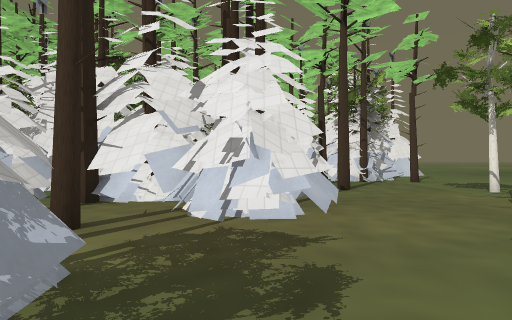
[1] (above)

24 first-person views from a walk through a 3-D level made in the Godot game engine. The camera is 1.4 m above the floor, looks level and sees 70° across. The floor is counted in squares, 2 m on a side. Each view is taken from the middle of a square. On the plan, view 1 faces up. The plan holds only what a view shows up to about 11 squares ahead; the rest is blank. The place goes on beyond the plan. Some surface patterns are stand-ins.

[2]
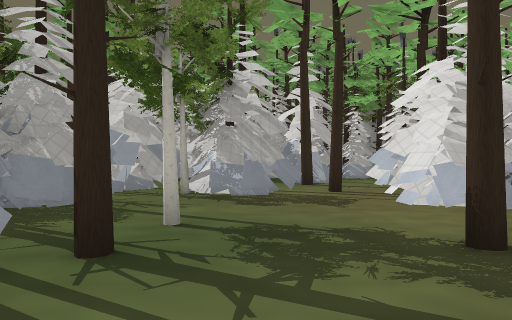

[3]
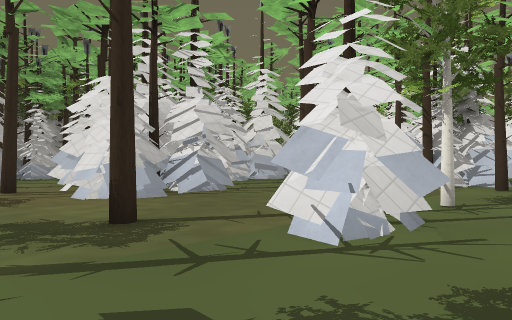

[4]
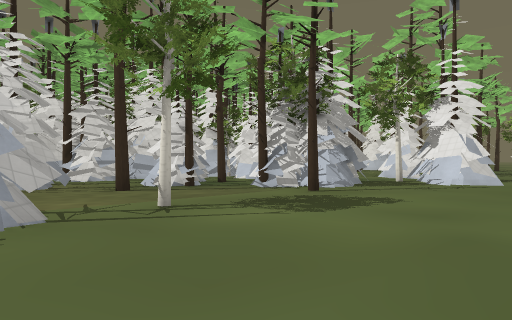

[5]
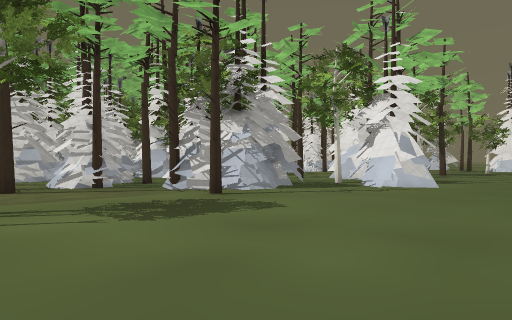

[6]
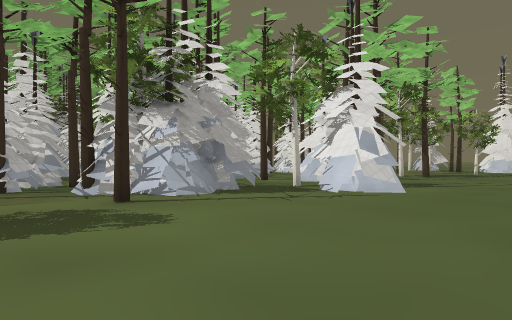

[7]
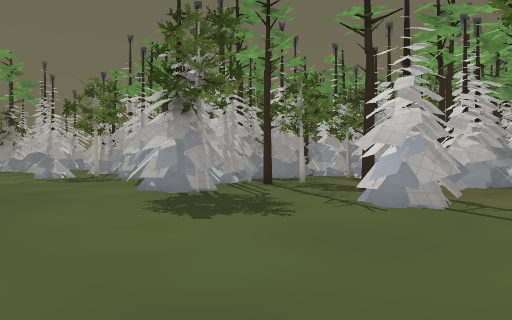

[8]
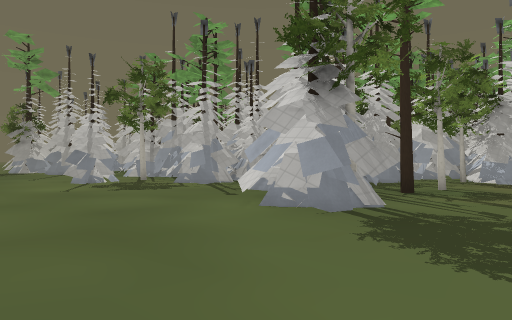

[9]
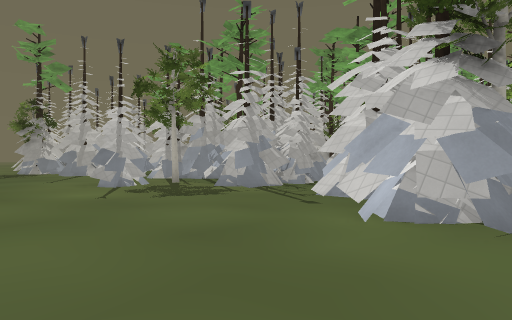

[10]
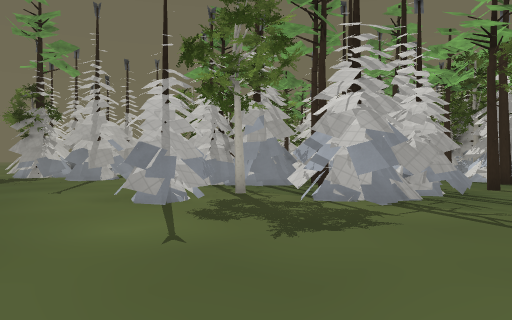

[11]
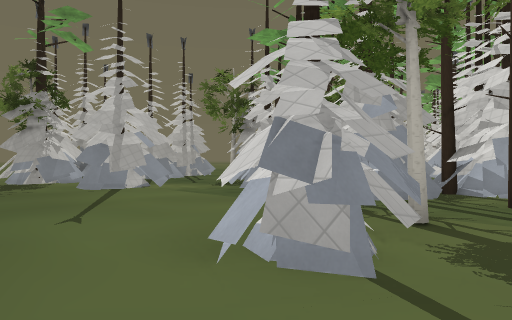

[12]
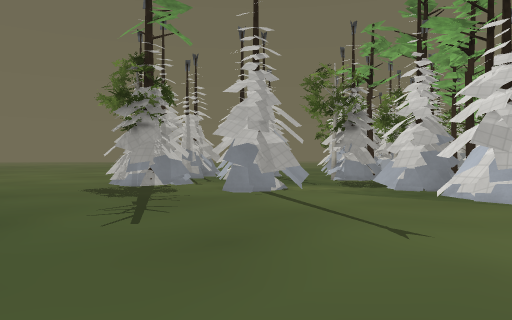

[13]
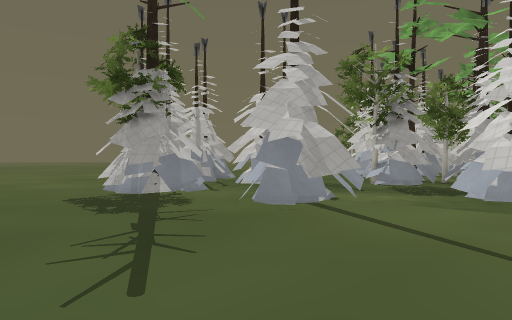

[14]
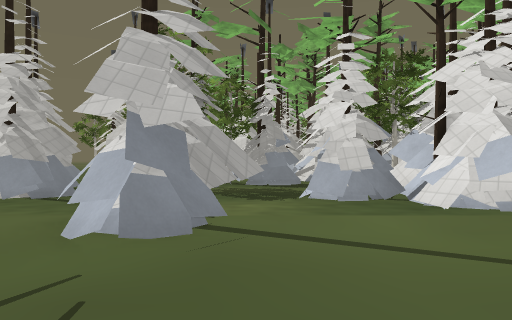

[15]
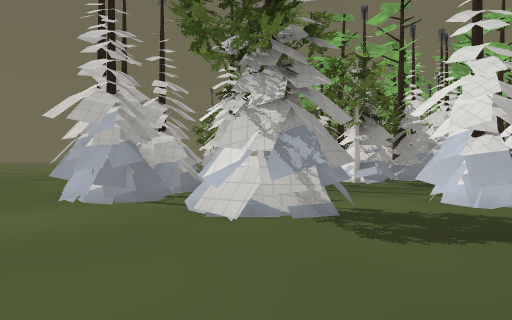

[16]
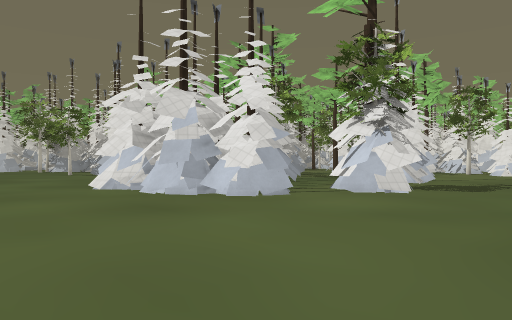

[17]
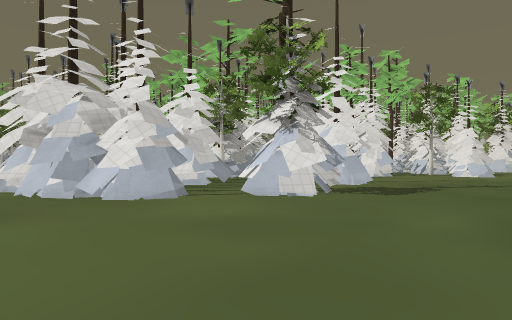

[18]
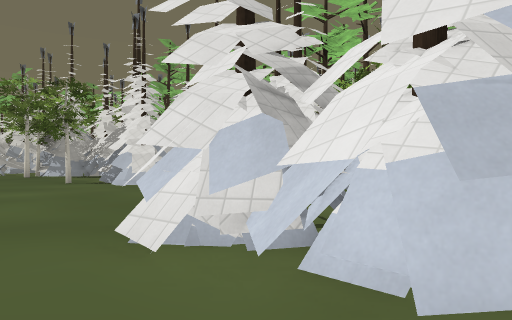

[19]
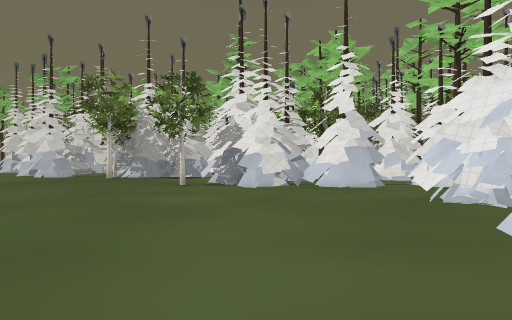

[20]
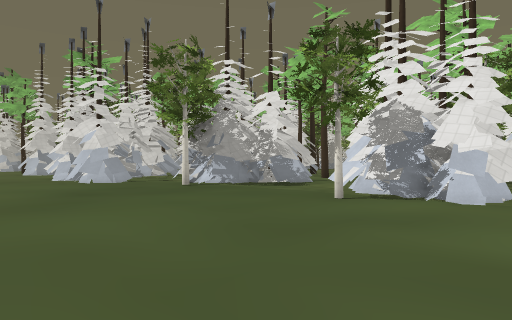

[21]
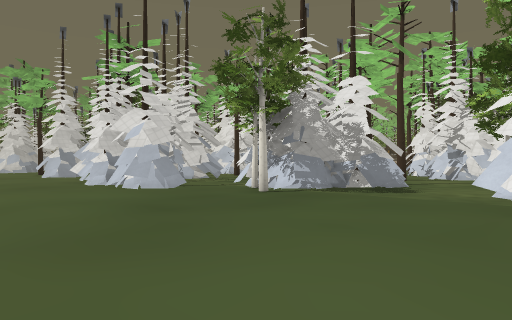

[22]
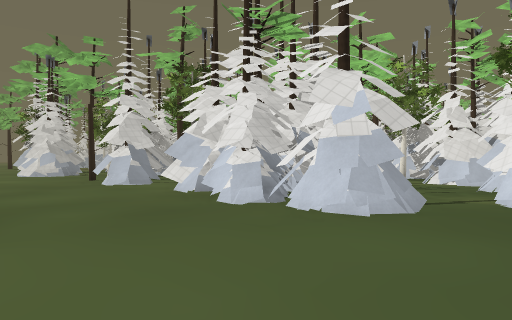

[23]
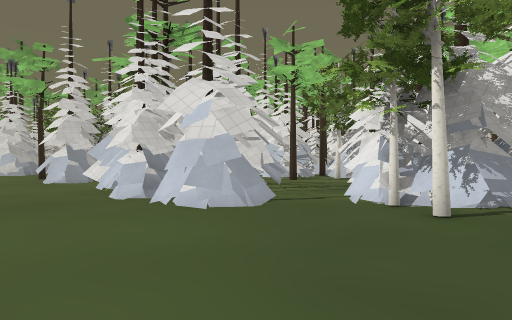

[24]
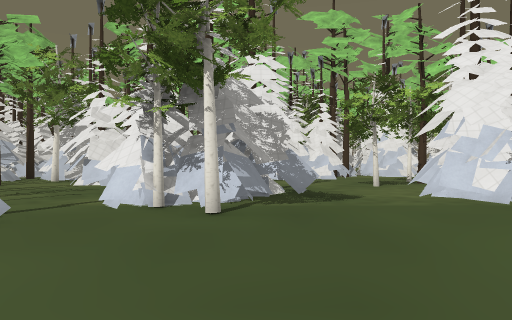

### Floor plan
Key: @ floor where view 1 was taken; # wall or solid block; . floor; ^ raised ledge; T pine tree.
Columns run from 23 left of view 1 to 11 right of it. Each row starts with its distance up from view 1.
 21                               ...
 20                               ...
 19                               ...
 18                                ..
 17                            ####...
 16                            #.##...
 15                            #......
 14                            #......
 13                            ##.....
 12                        ## T#T......
 11                        T#T.........
 10                      #..##.........
  9                       ...T.........
  8                       .#....#......
  7                      ####..........
  6                       ##....#......
  5                    ######.. #......
  4                    #.T....T........
  3                    ##.............
  2                     ###............
  1                     ###...T.###....
  0                     #..@..#####....
 -1                     ##.######......
 -2                         #  ##.....
 -3                            .......
 -4                          #........
 -5                         #####.....
 -6                         #  ##.....
 -7                        ##.T..##..
 -8                        #T....##..
 -9                        ####...... .
-10                          ###......
-11                        #####.......
-12                        T.##........
-13                     T##..##.......
-14                      ##.....^.....
-15     ..       ...T     ##...##.....
-16     T.##.   ....       #... #.....
-17      ...#   ..##   .##  ..........
-18      #..#  ##.##   #..   ##.##....
-19      #...  ##.######..#####.###....
-20      #...###...####...####........
-21 #   ##  ..#..............####.....
-22 #. ######............... ####......
-23 .....###................####.......
-24 ..................................
-25 ...................................
-26   ...............................
-27        .. .  .. .. . .. .     .. .

Positions as (right, up) in squares from view 1, and headings:
1: (0, 0), facing up
2: (6, 2), facing left
3: (7, 2), facing up-left
4: (10, 5), facing up-left
5: (11, 7), facing up-left
6: (11, 9), facing up-left
7: (11, 8), facing down-left
8: (11, 4), facing down-left
9: (11, 2), facing down-left
10: (10, -2), facing down-left
11: (9, -6), facing down-left
12: (11, -9), facing down-left
13: (10, -11), facing down-left
14: (9, -14), facing left
15: (11, -19), facing left
16: (10, -27), facing up-left
17: (11, -25), facing up-left
18: (4, -25), facing up-left
19: (1, -27), facing up-left
20: (-4, -27), facing up-left
21: (-7, -27), facing up-left
22: (-13, -27), facing up-left
23: (-11, -26), facing up-left
24: (-12, -26), facing up
